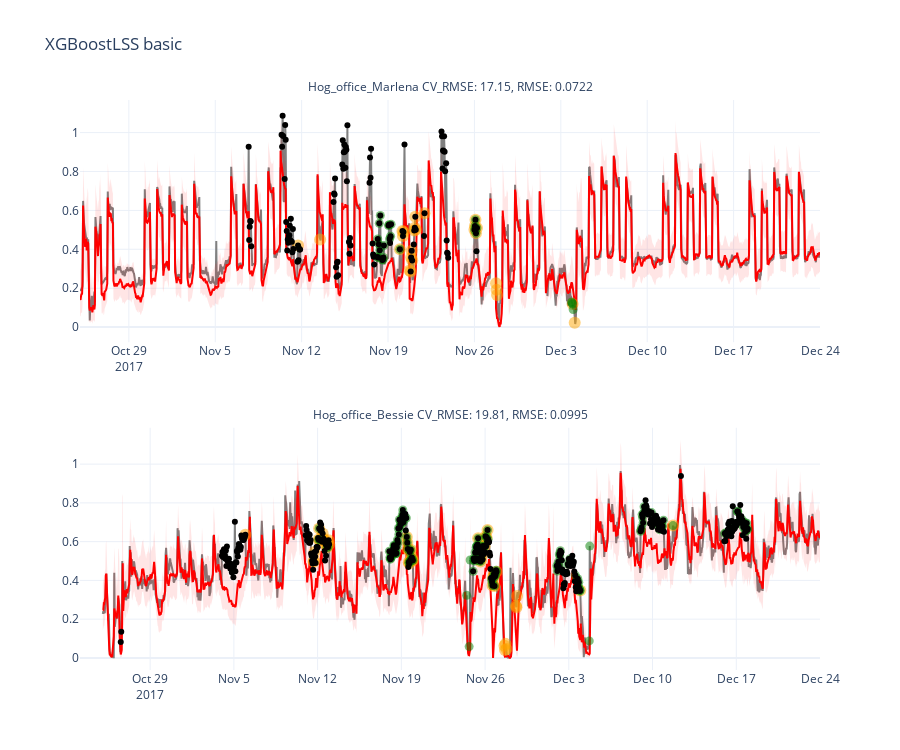

Here is the notebook cell this chart was saved with:
### Markdown cell above
### XGBoostLSS results

### Code cell
Alarms_LSS=alarm_matrix_new.Alarm_matrix(Results_LSS)
fig=Visualization(Alarms_LSS)
fig.update_layout(showlegend=False, template='plotly_white', title='XGBoostLSS basic',height=750)
fig.show()
compute_coverage_len(Alarms_LSS['Consumption'], Alarms_LSS['Lower bound'], Alarms_LSS['Upper bound'], verbose=True)

Alarms_LSS_back=alarm_matrix_new_withbackprop.Alarm_matrix(Results_LSS)
matrix=alarm_day_performance(Alarms_LSS_back)
metrix_df,conf_matrix=evaluate_model_performance(matrix['anomal_thatday'], matrix['alarm_thatday'])
metrix_df.round(2)
